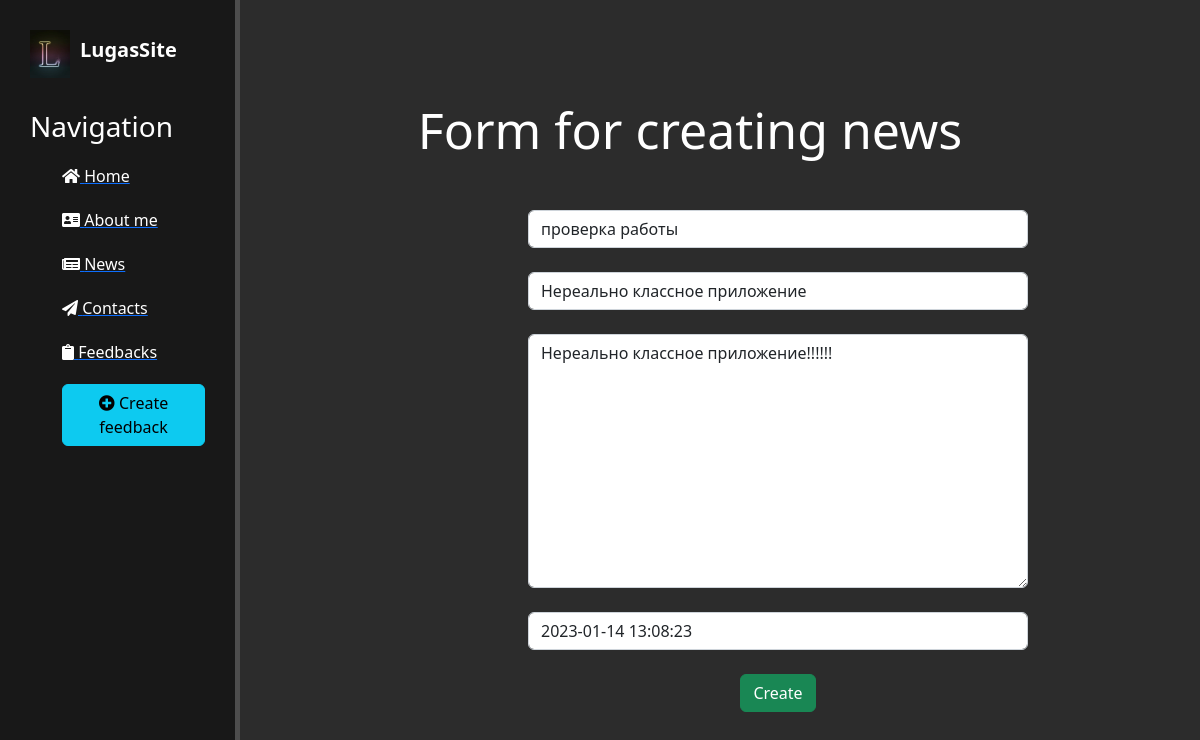
The page /news/1/update on the database as committed earlier.
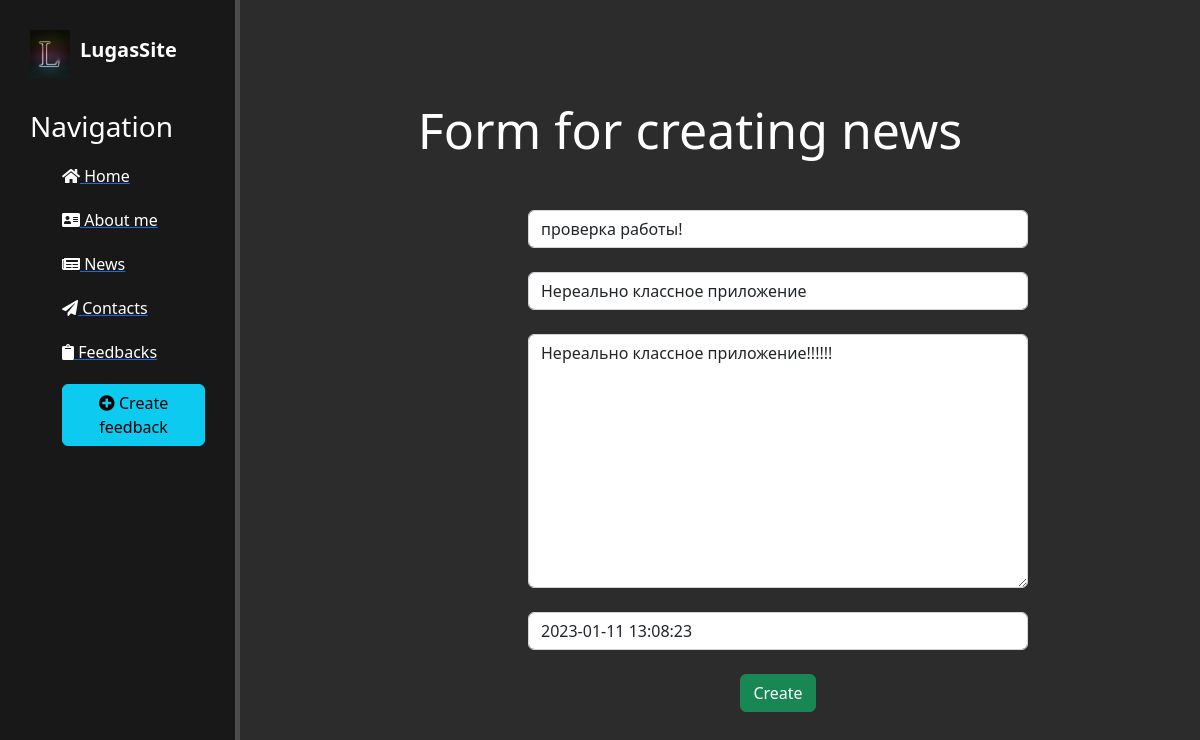
The same page on the database as committed later.
### news/models.py (models this page shows, shortened)
class Articles(models.Model):
    title = models.CharField('Title', max_length=50)
    anons = models.CharField('Anons', max_length=250)
    content = models.TextField('Content')
    date = models.DateTimeField('Date of publication')
    class Meta:
        verbose_name = 'News'
        verbose_name_plural = "News"

### news/views.py (the view)
class NewsUpdateView(UpdateView):
    model = Articles
    template_name = 'news/create.html'
    form_class = ArticlesForm

### news/forms.py
class ArticlesForm(ModelForm):
    class Meta:
        model = Articles
        fields = ['title', 'anons', 'content', 'date']
        widgets = {
            'title': TextInput(attrs={
                'class': 'form-control',
                'placeholder': 'News name'
            }),
            'anons': TextInput(attrs={
                'class': 'form-control',
                'placeholder': 'Anons'
            }),
            'date': DateTimeInput(attrs={
                'class': 'form-control',
                'placeholder': 'Date'
            }),
            'content': Textarea(attrs={
                'class': 'form-control',
                'placeholder': 'Content'
            }),
        }

### news/templates/news/create.html (shortened to what this page needs)
{% extends 'main/layout.html' %}
{% block content %}
    <div class="features">
        <h1>Form for creating news</h1>
        <form method="post">
            {{ form.title }}<br>
            {{ form.anons }}<br>
            {{ form.content }}<br>
            {{ form.date }}<br>
            <button class="btn btn-success" type="submit">Create</button>
        </form>
    </div>
{% endblock %}

Rows that differ between the two databases and show on the page:
changed Articles "Нереально классное приложение": title "проверка работы" → "проверка работы!"; date "2023-01-14 13:08:23" → "2023-01-11 13:08:23"
